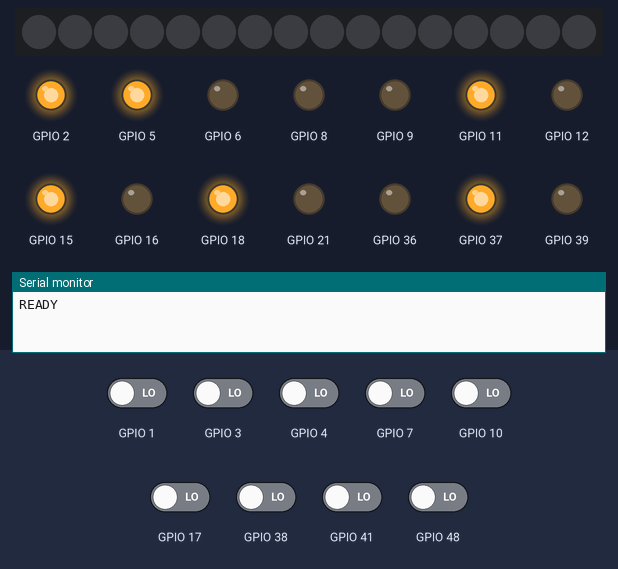
Recording of a program running on a simulated ESP32-S3. Shown: 16 RGB LEDs in strip order, left to right, output pins drawn as LEDs (lit = HIGH), the last lines printed to the serial monitor. The inputs (shaded band) are chosen by the test bench; at power-on: GPIO 1, GPIO 3, GPIO 4, GPIO 7, GPIO 10, GPIO 17, GPIO 38, GPIO 41, GPIO 48 LOW. Dim RGB values are drawn brighter than linear.

Above: at 1.7 s.
1.8 s: GPIO 1 driven HIGH
At 2.6 s:
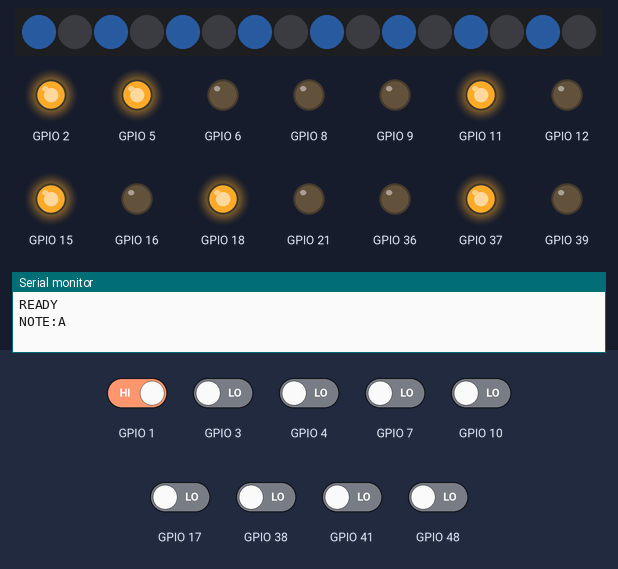
3.3 s: GPIO 3 driven HIGH
At 3.8 s:
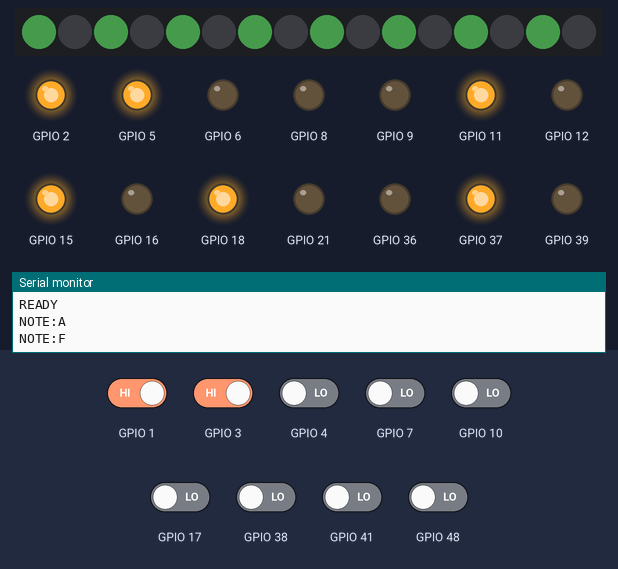
4.8 s: GPIO 4 driven HIGH
At 6.0 s:
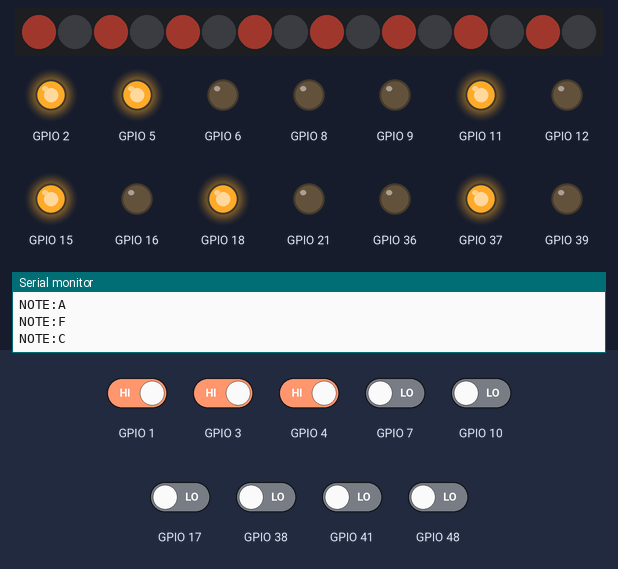
6.3 s: GPIO 7 driven HIGH
7.8 s: GPIO 10 driven HIGH
At 8.4 s:
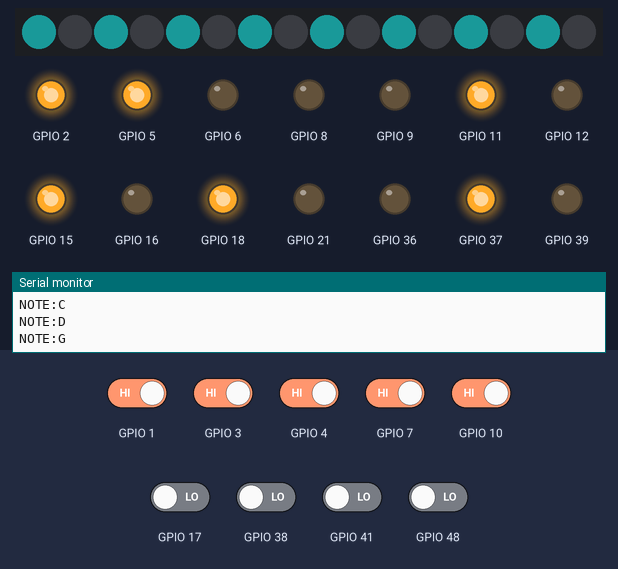
9.3 s: GPIO 17 driven HIGH
At 10.7 s:
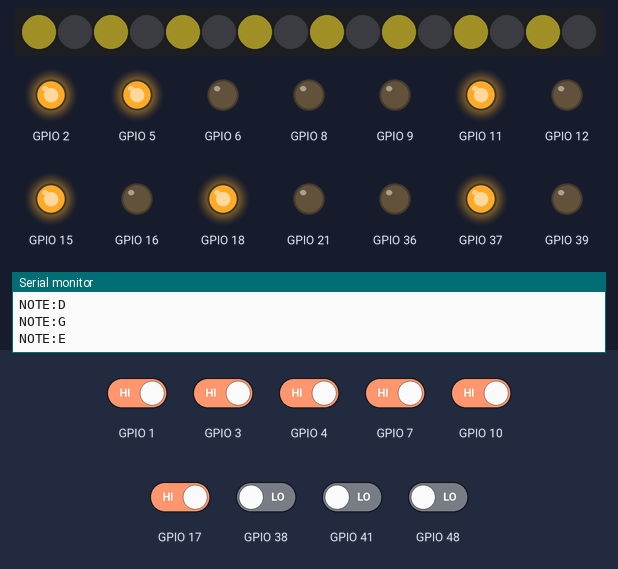
Timing chart, 0 to 11.8 s (numbered marks = the images above; inputs shaded):
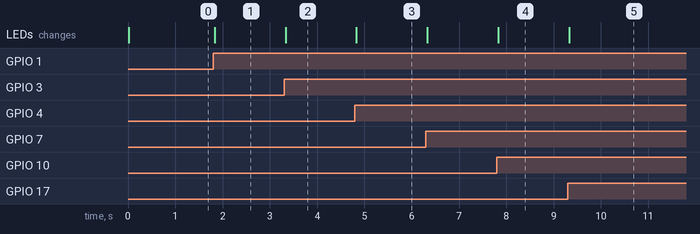

Measured:
- after the input at 1.8 s, the LEDs: change at once (image 1)
- after the input at 3.3 s, the LEDs: change at once (image 2)
- after the input at 4.8 s, the LEDs: change at once (image 3)
- after the input at 7.8 s, the LEDs: change at once (image 4)
- after the input at 9.3 s, the LEDs: change at once (image 5)

The program:

main.cpp
```cpp
#include <Arduino.h>
#include <FastLED.h>

constexpr uint32_t BAUD_RATE = 115200;
constexpr uint8_t LED_PIN = 14;
constexpr uint8_t NUM_LEDS = 16;
constexpr uint8_t DEFAULT_BRIGHTNESS = 32;
constexpr uint16_t DEBOUNCE_MS = 28;
constexpr bool BUTTON_PRESSED_STATE = HIGH;
constexpr uint8_t UNUSED_PIN = 255;

CRGB leds[NUM_LEDS];

struct ButtonDef {
  uint8_t vccPin;
  uint8_t gndPin;
  uint8_t signalPin;
  const char* message;
  bool stableState;
  bool lastReading;
  uint32_t lastChangeMs;
};

ButtonDef buttons[] = {
  {5, 6, 4, "NOTE:C", LOW, LOW, 0},
  {15, 16, 7, "NOTE:D", LOW, LOW, 0},
  {18, 8, 17, "NOTE:E", LOW, LOW, 0},
  {46, 9, 3, "NOTE:F", LOW, LOW, 0},
  {11, 12, 10, "NOTE:G", LOW, LOW, 0},
  {2, 42, 1, "NOTE:A", LOW, LOW, 0},
  {40, 39, 41, "NOTE:B", LOW, LOW, 0},
  {37, 36, 38, "REC", LOW, LOW, 0},
  {47, 21, 48, "GENERATE", LOW, LOW, 0},
};

String inputLine;
uint32_t lastIdleMs = 0;
uint8_t idleHue = 0;

CRGB colorForNote(const String& note) {
  if (note == "C") return CRGB(255, 91, 77);
  if (note == "D") return CRGB(255, 176, 0);
  if (note == "E") return CRGB(242, 223, 58);
  if (note == "F") return CRGB(95, 211, 106);
  if (note == "G") return CRGB(32, 199, 199);
  if (note == "A") return CRGB(64, 140, 255);
  if (note == "B") return CRGB(173, 108, 255);
  return CRGB::White;
}

void showNote(const String& note) {
  CRGB color = colorForNote(note);
  fill_solid(leds, NUM_LEDS, CRGB::Black);
  for (uint8_t index = 0; index < NUM_LEDS; index += 2) {
    leds[index] = color;
  }
  FastLED.show();
}

void showSolid(CRGB color) {
  fill_solid(leds, NUM_LEDS, color);
  FastLED.show();
}

void showRainbow() {
  fill_rainbow(leds, NUM_LEDS, idleHue, 255 / NUM_LEDS);
  FastLED.show();
}

void showGenerate() {
  fill_solid(leds, NUM_LEDS, CRGB::Black);
  for (uint8_t index = 0; index < NUM_LEDS; index += 1) {
    leds[index] = CHSV((index * 18 + idleHue) % 255, 220, 160);
  }
  FastLED.show();
}

void handleCommand(String line) {
  line.trim();
  if (line.length() == 0) return;

  if (line.startsWith("LED:NOTE:")) {
    showNote(line.substring(9));
    return;
  }

  if (line == "LED:REC") {
    showSolid(CRGB(255, 91, 77));
    return;
  }

  if (line == "LED:GENERATE") {
    showGenerate();
    return;
  }

  if (line == "LED:PLAY") {
    showSolid(CRGB(95, 211, 106));
    return;
  }

  if (line == "LED:RAINBOW") {
    showRainbow();
    return;
  }

  if (line == "LED:OFF") {
    showSolid(CRGB::Black);
    return;
  }

  if (line.startsWith("BRIGHTNESS:")) {
    int value = line.substring(11).toInt();
    FastLED.setBrightness(constrain(value, 0, 255));
    FastLED.show();
    return;
  }

  if (line == "PING") {
    Serial.println("PONG");
  }
}

void readSerial() {
  while (Serial.available()) {
    char character = static_cast<char>(Serial.read());

    if (character == '\n') {
      handleCommand(inputLine);
      inputLine = "";
    } else if (character != '\r') {
      inputLine += character;
      if (inputLine.length() > 80) {
        inputLine = "";
      }
    }
  }
}

void scanButtons() {
  const uint32_t now = millis();

  for (ButtonDef& button : buttons) {
    bool reading = digitalRead(button.signalPin);

    if (reading != button.lastReading) {
      button.lastChangeMs = now;
      button.lastReading = reading;
    }

    if ((now - button.lastChangeMs) > DEBOUNCE_MS && reading != button.stableState) {
      button.stableState = reading;

      if (button.stableState == BUTTON_PRESSED_STATE) {
        String message = String(button.message);

        Serial.println(message);

        if (message.startsWith("NOTE:")) {
          showNote(message.substring(5));
        } else if (message == "REC") {
          showSolid(CRGB(255, 91, 77));
        } else if (message == "GENERATE") {
          showGenerate();
        }
      }
    }
  }
}

void idleAnimation() {
  const uint32_t now = millis();
  if (now - lastIdleMs < 70) return;

  lastIdleMs = now;
  idleHue += 2;
}

void setup() {
  Serial.begin(BAUD_RATE);

  for (ButtonDef& button : buttons) {
    if (button.vccPin != UNUSED_PIN) {
      pinMode(button.vccPin, OUTPUT);
      digitalWrite(button.vccPin, HIGH);
    }
    if (button.gndPin != UNUSED_PIN) {
      pinMode(button.gndPin, OUTPUT);
      digitalWrite(button.gndPin, LOW);
    }
  }

  delay(20);

  for (ButtonDef& button : buttons) {
    pinMode(button.signalPin, INPUT_PULLDOWN);
    button.stableState = digitalRead(button.signalPin);
    button.lastReading = button.stableState;
  }

  FastLED.addLeds<WS2812B, LED_PIN, GRB>(leds, NUM_LEDS);
  FastLED.setBrightness(DEFAULT_BRIGHTNESS);
  showSolid(CRGB::Black);

  delay(500);
  Serial.println("READY");
}

void loop() {
  readSerial();
  scanButtons();
  idleAnimation();
}
```
